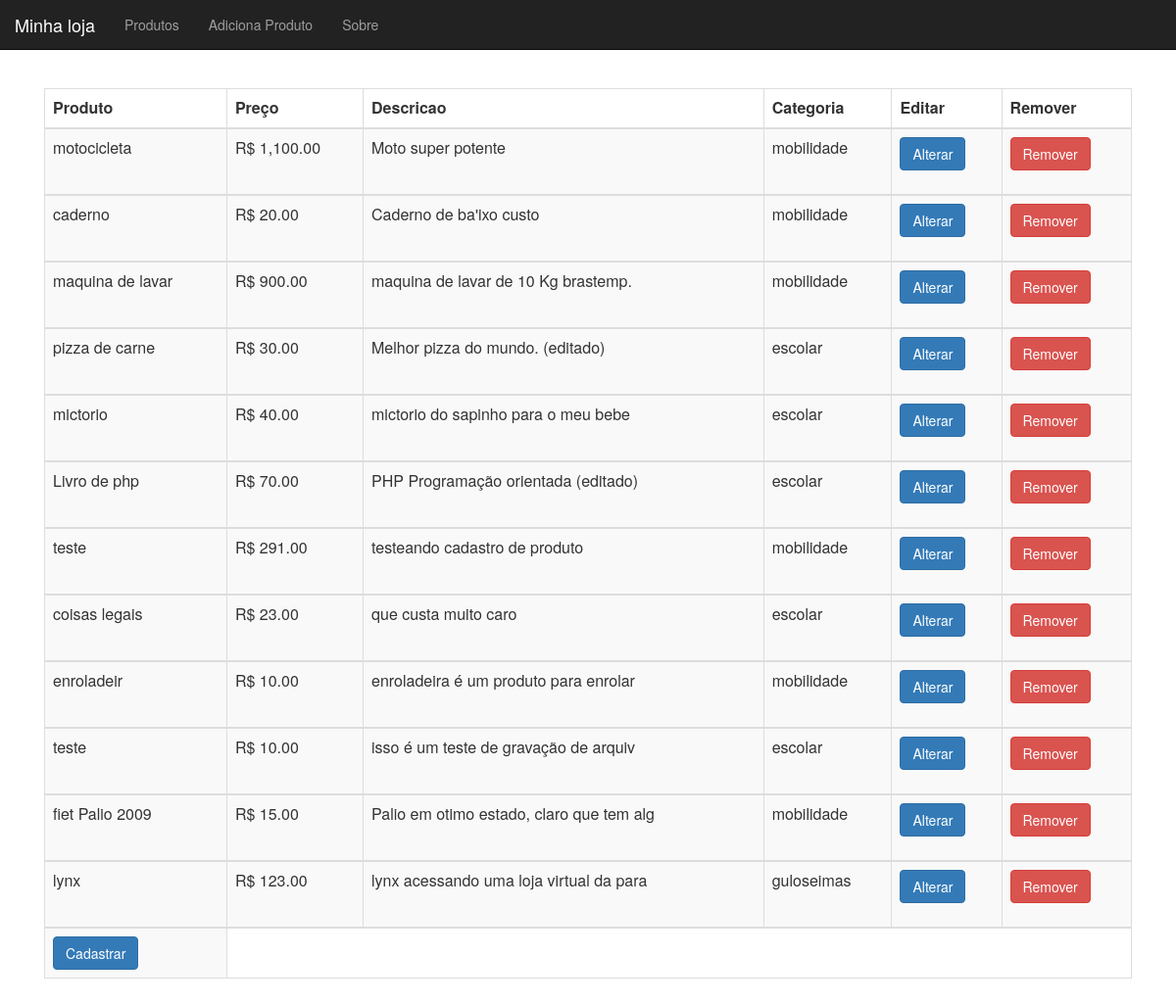
Page /vista/produto-lista.php on the committed database.
### tables this page shows
CREATE TABLE `produto` (
  `id` int(11) NOT NULL AUTO_INCREMENT,
  `nome` varchar(255) DEFAULT NULL,
  `preco` decimal(10,0) DEFAULT NULL,
  `descricao` text,
  `categoria_id` int(11) DEFAULT NULL,
  `usado` tinyint(1) DEFAULT '0',
  PRIMARY KEY (`id`)
);

CREATE TABLE `categoria` (
  `id` int(11) NOT NULL AUTO_INCREMENT,
  `nome` varchar(255) DEFAULT NULL,
  PRIMARY KEY (`id`)
);

### modelo/banco-produtos.php (called while the page is built, shortened)
<?php
	function listaProdutos($con)
	{
		$produtos =[];
		$query = "SELECT p.*,c.nome AS categoria_nome  FROM produto AS p JOIN categoria AS c ON c.id=p.categoria_id";
		$res = mysqli_query($con, $query);
		while($produto = mysqli_fetch_assoc($res)){
			array_push($produtos, $produto);
		}
		return $produtos;
	}

### vista/produto-lista.php (the view, shortened to what this page needs)
<?php
	require_once "cabecalho.php";
	require_once "../modelo/banco-produtos.php";
?>
<table class="table table-striped table-bordered">
	<thead>
		<tr>
			<th>Produto</th>
			<th>Preço</th>
			<th>Descricao</th>
			<th>Categoria</th>
			<th>Editar</th>
			<th>Remover</th>
		</tr>
	</thead>
	<?php
	 $produtos = listaProdutos($con);
	 foreach ($produtos as $produto) : ?>
	 	<tbody>
		 	<tr>
		 		<td><?=$produto['nome']?></td>
		 		<td><?='R$ '.number_format($produto['preco'], 2, '.', ',')?></td>
		 		<td><?=substr($produto['descricao'],0 , 40)?></td>
		 		<td><?=$produto['categoria_nome']?></td>
				<td>
					<a class="btn btn-primary" href="produto-altera-formulario.php?id=<?=$produto['id']?>">Alterar</a></td>
				<td>
		 			<form action="../controle/remove-produto.php" method="POST">
		 				<button class="btn btn-danger">Remover</button>
		 			</form>
		 		</td>
		 	</tr>
	 	</tbody>
	 <?php endforeach ?>
	 <tr>
		 <td><a class="btn btn-primary" href="produto-formulario.php">Cadastrar</a></td></td>
	 </tr>
</table>
	<?php require_once "rodape.php"; ?>

### vista/cabecalho.php (shortened to what this page needs)
<html>
	<head>
		<link rel="stylesheet" href="../css/bootstrap.css">
		<link href="../css/loja.css" rel="stylesheet">
	</head>
	<body>
		<nav class="navbar navbar-inverse navbar-fixed-top">
			<div class="container-fluid">
				<div class="navbar-header">
				<a class="navbar-brand" href="../vista/index.php">Minha loja</a>
				</div>
				<div class="collapse navbar-collapse" id="loja">
					<ul class="nav navbar-nav">
						<li><a href="../vista/produto-lista.php">Produtos</a></li>
						<li><a href="../vista/produto-formulario.php">Adiciona Produto</a></li>
						<li><a href="../vista/sobre.php">Sobre</a></li>
					</ul>
				</div>
			</div>
		</nav>
		<div class="container">
			<div class="principal">

### vista/rodape.php (shortened to what this page needs)
			</div>
		</div>
	</body>
</html>

### css/loja.css (style rules this page uses)
body { padding-top: 50px; }
.principal { padding: 40px 15px; text-align: center; }

### rows in the picture
produto: nome "motocicleta", preco "1,100.00", descricao "Moto super potente", categoria.nome "mobilidade"
produto: nome "caderno", preco "20.00", descricao "Caderno de ba'ixo custo", categoria.nome "mobilidade"
produto: nome "maquina de lavar", preco "900.00", descricao "maquina de lavar de 10 Kg brastemp.", categoria.nome "mobilidade"
produto: nome "pizza de carne", preco "30.00", descricao "Melhor pizza do mundo. (editado)", categoria.nome "escolar"
produto: nome "mictorio", preco "40.00", descricao "mictorio do sapinho para o meu bebe", categoria.nome "escolar"
produto: nome "Livro de php", preco "70.00", descricao "PHP Programação orientada (editado)", categoria.nome "escolar"
produto: nome "teste", preco "291.00", descricao "testeando cadastro de produto", categoria.nome "mobilidade"
produto: nome "coisas legais", preco "23.00", descricao "que custa muito caro", categoria.nome "escolar"
produto: nome "enroladeir", preco "10.00", descricao "enroladeira é um produto para enrolar", categoria.nome "mobilidade"
produto: nome "teste", preco "10.00", descricao "isso é um teste de gravação de arquiv", categoria.nome "escolar"
produto: nome "fiet Palio 2009", preco "15.00", descricao "Palio em otimo estado, claro que tem alg", categoria.nome "mobilidade"
produto: nome "lynx", preco "123.00", descricao "lynx acessando uma loja virtual da para", categoria.nome "guloseimas"
